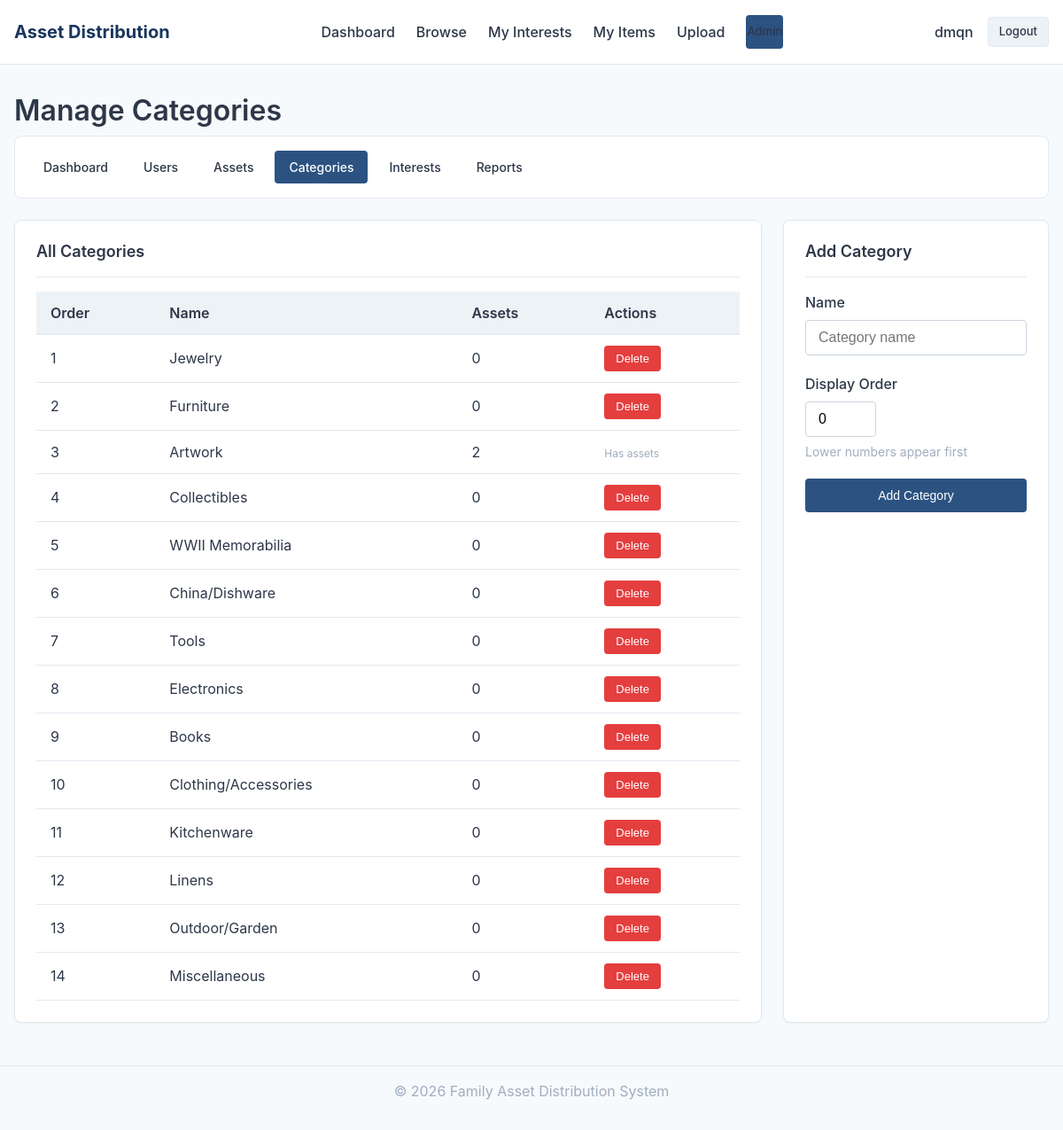
The page /admin-panel/categories/ (signed in) on the database its author committed.
### core/models.py (models this page shows, shortened)
class Category(models.Model):
    name = models.CharField(max_length=100, unique=True)
    display_order = models.IntegerField(default=0)
    created_at = models.DateTimeField(auto_now_add=True)
    class Meta:
        ordering = ['display_order', 'name']
        verbose_name_plural = 'Categories'

### core/views.py (the view)
# urls.py: path('admin-panel/categories/', views.admin_categories_view, name='admin_categories'),
@admin_required
def admin_categories_view(request):
    categories = Category.objects.annotate(asset_count=Count('assets')).order_by('display_order', 'name')
    if request.method == 'POST':
        form = CategoryForm(request.POST)
        if form.is_valid():
            form.save()
            messages.success(request, 'Category added!')
            return redirect('admin_categories')
    else:
        form = CategoryForm()
    return render(request, 'admin/categories.html', {'categories': categories, 'form': form})

### core/forms.py
class CategoryForm(forms.ModelForm):
    class Meta:
        model = Category
        fields = ['name', 'display_order']
        widgets = {
            'name': forms.TextInput(attrs={'class': 'form-input', 'placeholder': 'Category name'}),
            'display_order': forms.NumberInput(attrs={'class': 'form-input', 'style': 'width: 80px;'}),
        }

### core/context_processors.py (called while the page is built)
def user_branch(request):
    branch = None
    if getattr(request, 'user', None) and request.user.is_authenticated:
        profile = getattr(request.user, 'profile', None)
        if profile:
            branch = profile.branch
    return {"user_branch": branch}

### core/views.py (called while the page is built)
def admin_required(view_func):
    return user_passes_test(lambda u: u.is_authenticated and u.is_staff, login_url='login')(view_func)

### templates/admin/categories.html (shortened to what this page needs)
{% extends 'base.html' %}
{% block content %}
<h1>Manage Categories</h1>
<nav class="admin-nav">
    <a href="{% url 'admin_panel' %}">Dashboard</a>
    <a href="{% url 'admin_users' %}">Users</a>
    <a href="{% url 'admin_assets' %}">Assets</a>
    <a href="{% url 'admin_categories' %}" class="active">Categories</a>
    <a href="{% url 'admin_interests' %}">Interests</a>
    <a href="{% url 'admin_reports' %}">Reports</a>
</nav>
<div style="display: grid; grid-template-columns: 1fr 300px; gap: 1.5rem;">
    <div class="card">
        <div class="card-header">
            <h3 class="card-title">All Categories</h3>
        </div>
        <table class="table">
            <thead>
                <tr>
                    <th>Order</th>
                    <th>Name</th>
                    <th>Assets</th>
                    <th>Actions</th>
                </tr>
            </thead>
            <tbody>
                {% for category in categories %}
                <tr>
                    <td>{{ category.display_order }}</td>
                    <td>{{ category.name }}</td>
                    <td>{{ category.asset_count }}</td>
                    <td>
                        {% if category.asset_count == 0 %}
                        <form method="post" action="{% url 'admin_delete_category' category.id %}"
                              onsubmit="return confirm('Delete {{ category.name }}?')" style="display: inline;">
                            <button type="submit" class="btn btn-sm btn-danger">Delete</button>
                        </form>
                        {% else %}
                        <span class="text-muted" style="font-size: 0.75rem;">Has assets</span>
                        {% endif %}
                    </td>
                </tr>
                {% empty %}
                <tr>
                    <td colspan="4" class="text-center text-muted">No categories yet</td>
                </tr>
                {% endfor %}
            </tbody>
        </table>
    </div>
    <div class="card">
        <div class="card-header">
            <h3 class="card-title">Add Category</h3>
        </div>
        <form method="post">
            <div class="form-group">
                <label class="form-label">Name</label>
                {{ form.name }}
            </div>
            <div class="form-group">
                <label class="form-label">Display Order</label>
                {{ form.display_order }}
                <p class="form-help">Lower numbers appear first</p>
            </div>
            <button type="submit" class="btn btn-primary btn-block">Add Category</button>
        </form>
    </div>
</div>
{% endblock %}

### templates/base.html (shortened to what this page needs)
{% load static %}
<!DOCTYPE html>
<html lang="en">
<head>
    <link rel="stylesheet" href="{% static 'css/style.css' %}">
</head>
<body>
    <div class="page-wrapper">
        {% if user.is_authenticated %}
        <header class="header">
            <div class="container">
                <div class="header-inner">
                    <a href="{% url 'dashboard' %}" class="logo">Asset Distribution</a>
                    <nav class="nav">
                        <a href="{% url 'dashboard' %}" {% if request.resolver_match.url_name == 'dashboard' %}class="active"{% endif %}>Dashboard</a>
                        <a href="{% url 'browse_assets' %}" {% if request.resolver_match.url_name == 'browse_assets' %}class="active"{% endif %}>Browse</a>
                        <a href="{% url 'my_interests' %}" {% if request.resolver_match.url_name == 'my_interests' %}class="active"{% endif %}>My Interests</a>
                        <a href="{% url 'my_items' %}" {% if request.resolver_match.url_name == 'my_items' %}class="active"{% endif %}>My Items</a>
                        <a href="{% url 'upload_asset' %}" {% if request.resolver_match.url_name == 'upload_asset' %}class="active"{% endif %}>Upload</a>
                        {% if user.is_staff %}<a href="{% url 'admin_panel' %}" class="btn btn-sm btn-primary">Admin</a>{% endif %}
                    </nav>
                    <div class="user-info">
                        <span><strong class="user-name">{{ user.username }}</strong>{% if user_branch %} <span class="text-muted">({{ user_branch.name }})</span>{% endif %}</span>
                        <a href="{% url 'logout' %}" class="btn btn-sm btn-secondary">Logout</a>
                    </div>
                </div>
            </div>
        </header>
        {% endif %}
        <main class="main-content">
            <div class="container">
                {% block content %}{% endblock %}
            </div>
        </main>
        <footer style="padding: 1rem 0; text-align: center; color: var(--color-text-muted); border-top: 1px solid var(--color-border);">
            <div class="container"><p>&copy; 2026 Family Asset Distribution System</p></div>
        </footer>
    </div>
</body>
</html>

### static/css/style.css (style rules this page uses)
:root { --color-primary: #2c5282; --color-primary-dark: #1a365d; --color-primary-light: #4299e1; --color-secondary: #718096; --color-success: #38a169; --color-warning: #d69e2e; --color-danger: #e53e3e; --color-info: #3182ce; --color-bg: #f7fafc; --color-bg-white: #ffffff; --color-bg-light: #edf2f7; --color-bg-dark: #e2e8f0; --color-text: #2d3748; --color-text-light: #718096; --color-text-muted: #a0aec0; --color-border: #e2e8f0; --color-border-dark: #cbd5e0; --shadow-sm: 0 1px 2px 0 rgba(0, 0, 0, 0.05); --shadow-md: 0 4px 6px -1px rgba(0, 0, 0, 0.1); --shadow-lg: 0 10px 15px -3px rgba(0, 0, 0, 0.1); --radius-sm: 4px; --radius-md: 8px; --radius-lg: 12px; --font-family: -apple-system, BlinkMacSystemFont, 'Segoe UI', Roboto, 'Helvetica Neue', Arial, sans-serif; }
*, *::before, *::after { box-sizing: border-box; margin: 0; padding: 0; }
html { font-size: 16px; line-height: 1.5; }
body { font-family: var(--font-family); background-color: var(--color-bg); color: var(--color-text); min-height: 100vh; }
a { color: var(--color-primary); text-decoration: none; }
h1, h2, h3, h4, h5, h6 { font-weight: 600; line-height: 1.25; margin-bottom: 0.5rem; }
h1 { font-size: 2rem; }
h3 { font-size: 1.25rem; }
p { margin-bottom: 1rem; }
.text-muted { color: var(--color-text-muted); }
.container { max-width: 1200px; margin: 0 auto; padding: 0 1rem; }
.page-wrapper { min-height: 100vh; display: flex; flex-direction: column; }
.main-content { flex: 1; padding: 2rem 0; }
.header { background-color: var(--color-bg-white); border-bottom: 1px solid var(--color-border); padding: 1rem 0; position: sticky; top: 0; z-index: 100; }
.header-inner { display: flex; justify-content: space-between; align-items: center; }
.logo { font-size: 1.25rem; font-weight: 700; color: var(--color-primary-dark); }
.nav { display: flex; gap: 1.5rem; align-items: center; }
.nav a { color: var(--color-text); font-weight: 500; padding: 0.5rem 0; }
.user-info { display: flex; align-items: center; gap: 1rem; color: var(--color-text-light); }
.user-name { font-weight: 500; color: var(--color-text); }
.card { background-color: var(--color-bg-white); border: 1px solid var(--color-border); border-radius: var(--radius-md); padding: 1.5rem; margin-bottom: 1rem; box-shadow: var(--shadow-sm); }
.card-header { display: flex; justify-content: space-between; align-items: center; margin-bottom: 1rem; padding-bottom: 1rem; border-bottom: 1px solid var(--color-border); }
.card-title { font-size: 1.125rem; font-weight: 600; margin: 0; }
.btn { display: inline-flex; align-items: center; justify-content: center; padding: 0.625rem 1.25rem; font-size: 0.875rem; font-weight: 500; border-radius: var(--radius-sm); border: 1px solid transparent; cursor: pointer; transition: all 0.15s ease; text-decoration: none; gap: 0.5rem; }
.btn-primary { background-color: var(--color-primary); color: white; }
.btn-secondary { background-color: var(--color-bg-light); color: var(--color-text); border-color: var(--color-border); }
.btn-danger { background-color: var(--color-danger); color: white; }
.btn-sm { padding: 0.375rem 0.75rem; font-size: 0.8125rem; }
.btn-block { display: flex; width: 100%; }
.form-group { margin-bottom: 1.25rem; }
.form-label { display: block; font-weight: 500; margin-bottom: 0.5rem; color: var(--color-text); }
.form-input, .form-select, .form-textarea { width: 100%; padding: 0.625rem 0.875rem; font-size: 1rem; border: 1px solid var(--color-border-dark); border-radius: var(--radius-sm); background-color: var(--color-bg-white); transition: border-color 0.15s ease, box-shadow 0.15s ease; }
.form-help { font-size: 0.875rem; color: var(--color-text-muted); margin-top: 0.375rem; }
.table { width: 100%; border-collapse: collapse; background-color: var(--color-bg-white); }
.table th, .table td { padding: 0.75rem 1rem; text-align: left; border-bottom: 1px solid var(--color-border); }
.table th { font-weight: 600; background-color: var(--color-bg-light); color: var(--color-text); }
.admin-nav { display: flex; flex-wrap: wrap; gap: 0.5rem; margin-bottom: 1.5rem; padding: 1rem; background-color: var(--color-bg-white); border: 1px solid var(--color-border); border-radius: var(--radius-md); }
.admin-nav a { padding: 0.5rem 1rem; border-radius: var(--radius-sm); color: var(--color-text); font-weight: 500; font-size: 0.875rem; }
.admin-nav a.active { background-color: var(--color-primary); color: white; }

### rows shown on the page
Category: display_order "1", name "Jewelry", asset_count "0"
Category: display_order "2", name "Furniture", asset_count "0"
Category: display_order "3", name "Artwork", asset_count "2", shows "Has assets"
Category: display_order "4", name "Collectibles", asset_count "0"
Category: display_order "5", name "WWII Memorabilia", asset_count "0"
Category: display_order "6", name "China/Dishware", asset_count "0"
Category: display_order "7", name "Tools", asset_count "0"
Category: display_order "8", name "Electronics", asset_count "0"
Category: display_order "9", name "Books", asset_count "0"
Category: display_order "10", name "Clothing/Accessories", asset_count "0"
Category: display_order "11", name "Kitchenware", asset_count "0"
Category: display_order "12", name "Linens", asset_count "0"
Category: display_order "13", name "Outdoor/Garden", asset_count "0"
Category: display_order "14", name "Miscellaneous", asset_count "0"

### other values the page prints
{{ user.username }} "dmqn"
